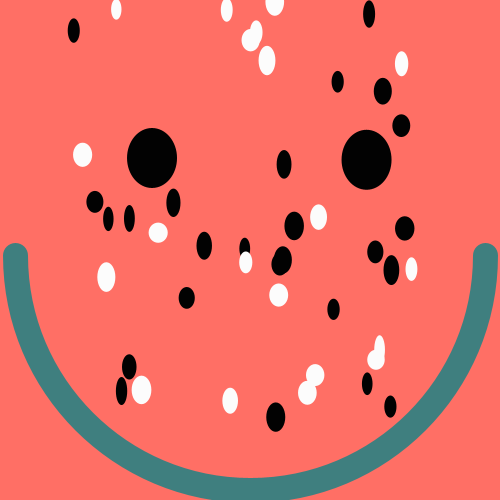
Frame 1 (no input)
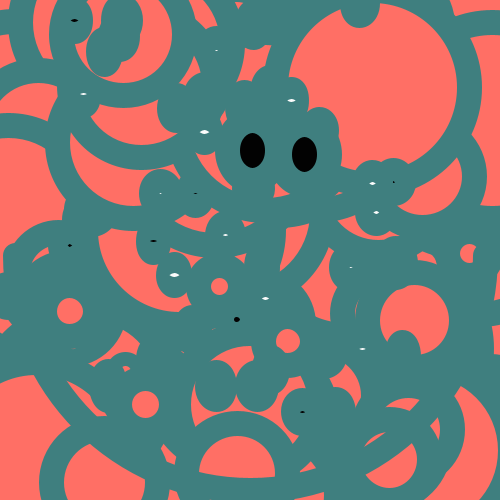
Frame 2 (the mouse pressed at the canvas centre, redrawn once)

The Processing sketch that drew these frames (run headless with seeded random() and noise(); the mouse was pressed at the canvas centre and the sketch redrawn once):

// Processing sketch: processing_11216
// ── processing_11216.pde

void setup() {
  size(500, 500);
  colorMode(HSB, 100);
  noStroke();
  noLoop();
  smooth();
}

void draw() {
  
  //すいか1
  for(int i = 0; i < 500; i++) {
    fill(5, 20, 100);
    float d = random(600);
    ellipse(random(width), random(height), d, d);
 }
  
  //すいか2
  for(int i = 0; i < 500; i++) {
    fill(4, 30, 100);
    float d = random(500);
    ellipse(random(width), random(height), d, d);
 }
  
  //すいか3
  for(int i = 0; i < 500; i++) {
    fill(3, 40, 100);
    float d = random(400);
    ellipse(random(width), random(height), d, d);
 }
  
  //すいか4
  for(int i = 0; i < 500; i++) {
    fill(2, 50, 100);
    float d = random(300);
    ellipse(random(width), random(height), d, d);
 }
  
  //すいか5
  for(int i = 0; i < 500; i++) {
    fill(1, 60, 100);
    float d = random(200);
    ellipse(random(width), random(height), d, d);
 }
  
  //すいかの種（黒）をランダムで配置
  for(int i = 0; i < 25; i++) {
    drawRandomblackseed(random(60, 420), random(0, 420), random(10, 20), random(20, 30));
 }
  
  //すいかの種（白）をランダムで配置
  for(int i = 0; i < 20; i++) {
    drawRandomwhiteseed(random(60,420), random(0, 420), random(10, 20), random(20, 30));
 }

  //すいかの種（大）＝目
  for(int i = 0; i < 2; i++) {
    drawRandomseed(random(125, 375), random(150, 160), 50, 60);
 }

  //すいかの皮＝口
  noFill();
  strokeWeight(25);
  stroke(50, 50, 50);
  arc(250, 255, 470, 470, 0, PI);

  save("0812034.png");//作品の画像ファイルを作成
}

//すいかの種（黒）
void drawRandomblackseed(float a, float b, float c, float d) {
  fill(1, 100);
  ellipse(a, b, c, d);
}

//すいかの種（白）
void drawRandomwhiteseed(float e, float f, float g, float h) {
  fill(99, 100);
  ellipse(e, f, g, h);
}

//スイカの種
void drawRandomseed(float i, float j, float k, float l) {
  fill(1, 100);
  ellipse(i, j, k, l);
}
